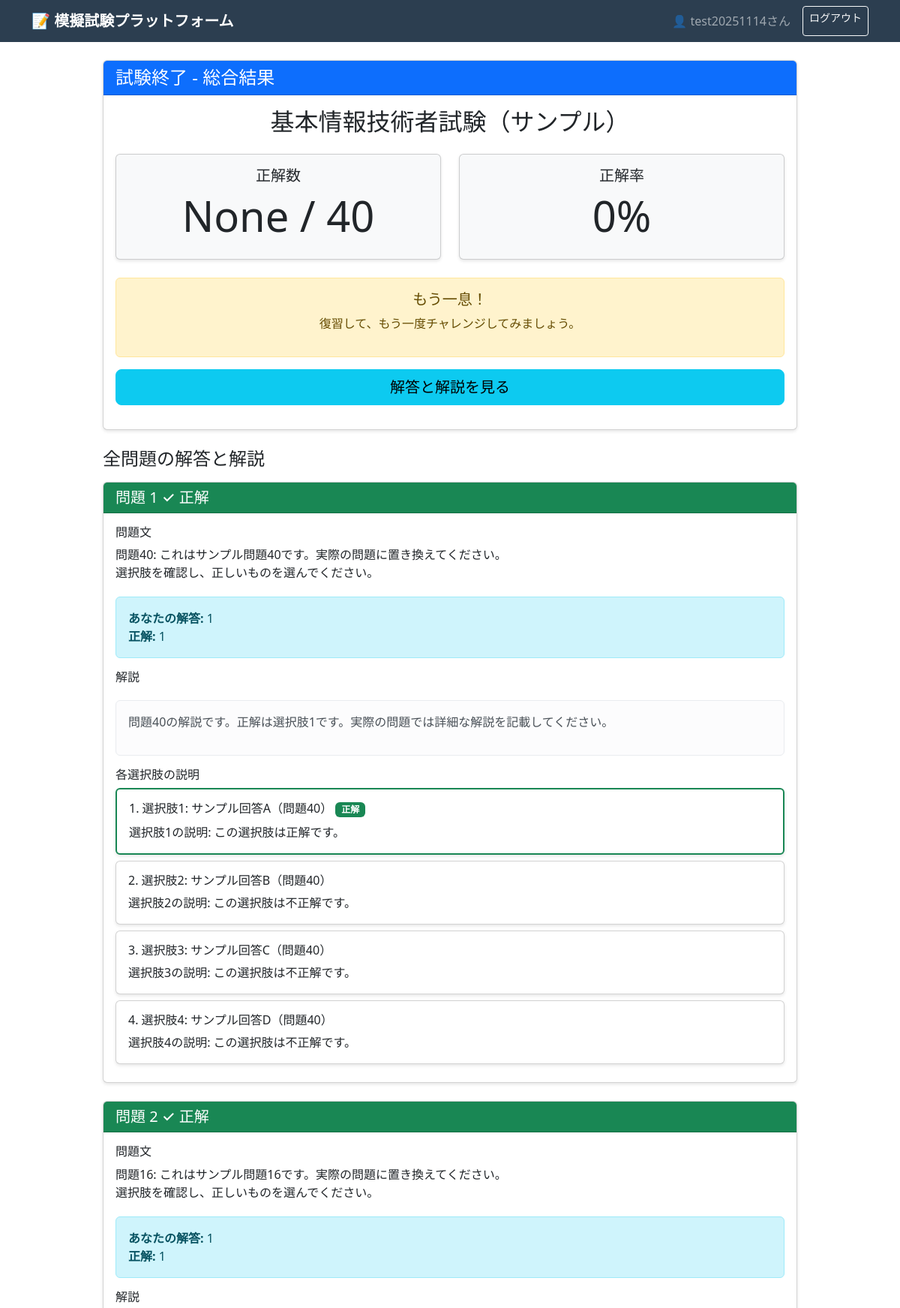
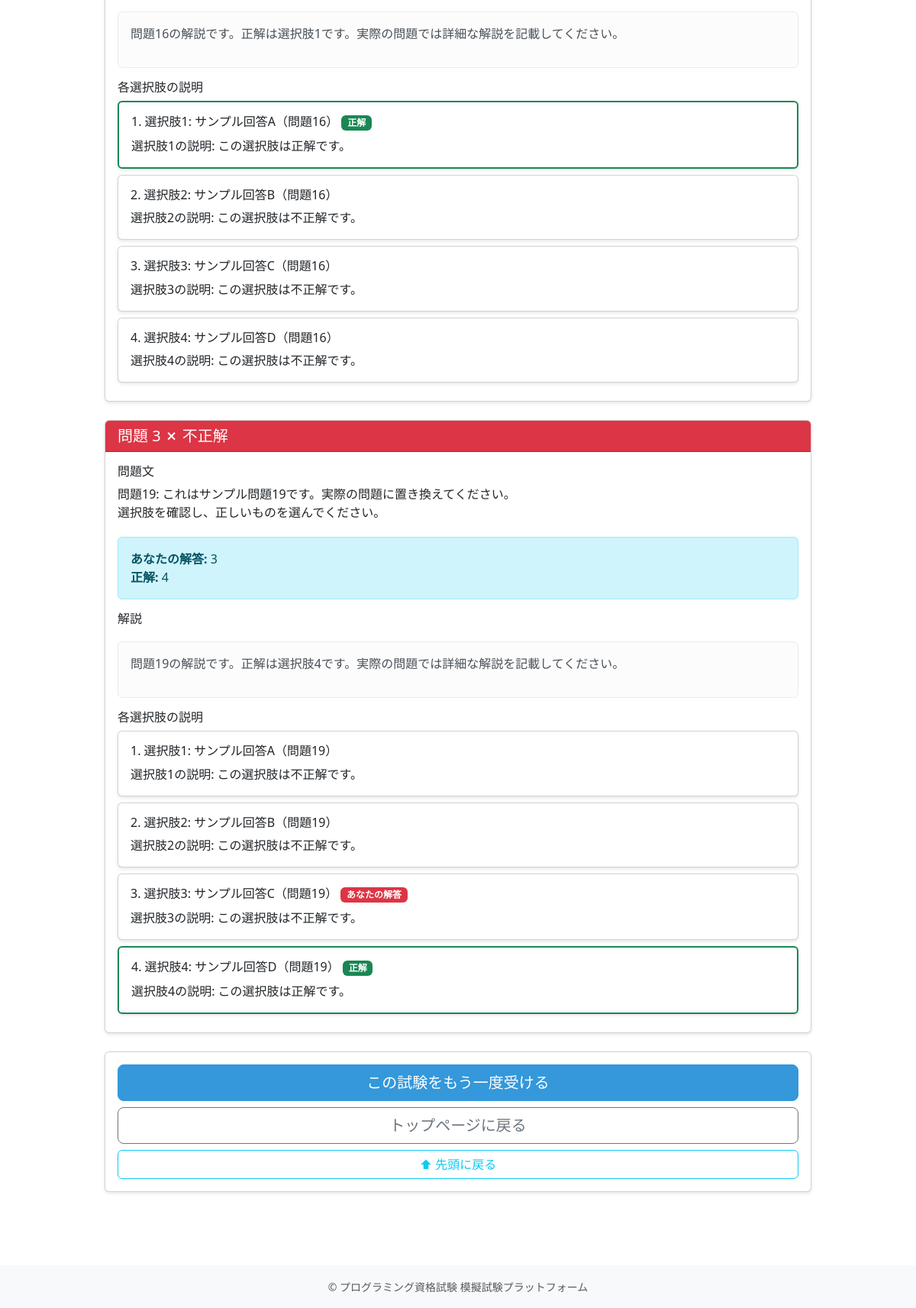
Screenshot of /exam/result/1/ (signed in) with the database file from the repository (2 pictures, top to bottom).
### exam/models.py (models this page shows, shortened)
class User(AbstractUser):
    email = models.EmailField(unique=True)

class ExamSession(models.Model):
    user = models.ForeignKey(
        User,
        on_delete=models.CASCADE,
        related_name='exam_sessions',
        verbose_name="ユーザー"
    )
    exam_set = models.ForeignKey(
        ExamSet,
        on_delete=models.CASCADE,
        verbose_name="試験セット"
    )
    started_at = models.DateTimeField(auto_now_add=True, verbose_name="開始時刻")
    completed_at = models.DateTimeField(null=True, blank=True, verbose_name="完了時刻")
    score = models.IntegerField(null=True, blank=True, verbose_name="得点")
    total_questions = models.IntegerField(verbose_name="総問題数")
    is_completed = models.BooleanField(default=False, verbose_name="完了フラグ")
    class Meta:
        verbose_name = "試験セッション"
        verbose_name_plural = "試験セッション"
        ordering = ['-started_at']
    def get_percentage(self):
        if self.score is not None and self.total_questions > 0:
            return round((self.score / self.total_questions) * 100, 1)
        return 0

class ExamSet(models.Model):
    name = models.CharField(max_length=200, verbose_name="試験名")
    description = models.TextField(blank=True, verbose_name="説明")
    total_questions = models.IntegerField(default=40, verbose_name="問題数")
    created_at = models.DateTimeField(auto_now_add=True)
    updated_at = models.DateTimeField(auto_now=True)
    class Meta:
        verbose_name = "試験セット"
        verbose_name_plural = "試験セット"

class Question(models.Model):
    exam_set = models.ForeignKey(
        ExamSet,
        on_delete=models.CASCADE,
        related_name='questions',
        verbose_name="試験セット"
    )
    question_text = models.TextField(verbose_name="問題文")
    choice_1 = models.CharField(max_length=500, verbose_name="選択肢1")
    choice_2 = models.CharField(max_length=500, verbose_name="選択肢2")
    choice_3 = models.CharField(max_length=500, verbose_name="選択肢3")
    choice_4 = models.CharField(max_length=500, verbose_name="選択肢4")
    correct_answer = models.IntegerField(
        choices=[(1, '1'), (2, '2'), (3, '3'), (4, '4')],
        verbose_name="正解番号"
    )
    explanation = models.TextField(verbose_name="解説")
    explanation_1 = models.TextField(verbose_name="選択肢1の説明")
    explanation_2 = models.TextField(verbose_name="選択肢2の説明")
    explanation_3 = models.TextField(verbose_name="選択肢3の説明")
    explanation_4 = models.TextField(verbose_name="選択肢4の説明")
    created_at = models.DateTimeField(auto_now_add=True)
    class Meta:
        verbose_name = "問題"
        verbose_name_plural = "問題"
    def get_choices(self):
        return [
            self.choice_1,
            self.choice_2,
            self.choice_3,
            self.choice_4
        ]
    def get_explanations(self):
        return [
            self.explanation_1,
            self.explanation_2,
            self.explanation_3,
            self.explanation_4
        ]

class Answer(models.Model):
    session = models.ForeignKey(
        ExamSession,
        on_delete=models.CASCADE,
        related_name='answers',
        verbose_name="試験セッション"
    )
    question = models.ForeignKey(
        Question,
        on_delete=models.CASCADE,
        verbose_name="問題"
    )
    question_order = models.IntegerField(verbose_name="問題順序")
    user_answer = models.IntegerField(
        choices=[(1, '1'), (2, '2'), (3, '3'), (4, '4')],
        verbose_name="ユーザーの解答"
    )
    is_correct = models.BooleanField(verbose_name="正解フラグ")
    answered_at = models.DateTimeField(auto_now_add=True, verbose_name="解答時刻")
    class Meta:
        verbose_name = "解答"
        verbose_name_plural = "解答"
        ordering = ['question_order']

### exam/views.py (the view)
# urls.py: path('exam/result/<int:session_id>/', views.exam_result, name='exam_result'),
@login_required
def exam_result(request, session_id):
    session = get_object_or_404(ExamSession, id=session_id, user=request.user)
    answers = session.answers.all().order_by('question_order')
    results = []
    for answer in answers:
        question = answer.question
        results.append({
            'number': answer.question_order,
            'question': question,
            'answer': answer,
            'choices_with_explanations': [
                (i, choice, explanation)
                for i, (choice, explanation) in enumerate(
                    zip(question.get_choices(), question.get_explanations()),
                    start=1
                )
            ]
        })
    if 'current_exam_session_id' in request.session:
        del request.session['current_exam_session_id']
    if 'question_ids' in request.session:
        del request.session['question_ids']
    if 'current_question_index' in request.session:
        del request.session['current_question_index']
    context = {
        'session': session,
        'results': results,
        'score': session.score,
        'total': session.total_questions,
        'percentage': session.get_percentage()
    }
    return render(request, 'exam/result.html', context)

### exam/templates/exam/result.html (shortened to what this page needs)
{% extends 'exam/base.html' %}
{% block content %}
<div class="row">
    <div class="col-md-10 mx-auto">
        <div class="card mb-4">
            <div class="card-header bg-primary text-white">
                <h4 class="mb-0">試験終了 - 総合結果</h4>
            </div>
            <div class="card-body text-center">
                <h2 class="mb-4">{{ session.exam_set.name }}</h2>
                <div class="row mb-4">
                    <div class="col-md-6">
                        <div class="card bg-light">
                            <div class="card-body">
                                <h5 class="card-title">正解数</h5>
                                <h1 class="display-4">{{ score }} / {{ total }}</h1>
                            </div>
                        </div>
                    </div>
                    <div class="col-md-6">
                        <div class="card bg-light">
                            <div class="card-body">
                                <h5 class="card-title">正解率</h5>
                                <h1 class="display-4">{{ percentage }}%</h1>
                            </div>
                        </div>
                    </div>
                </div>
                {% if percentage >= 80 %}
                <div class="alert alert-success">
                    <h5>素晴らしい！</h5>
                    <p>高得点です。この調子で頑張りましょう！</p>
                </div>
                {% elif percentage >= 70 %}
                <div class="alert alert-info">
                    <h5>よくできました！</h5>
                    <p>合格ラインです。さらに理解を深めましょう。</p>
                </div>
                {% else %}
                <div class="alert alert-warning">
                    <h5>もう一息！</h5>
                    <p>復習して、もう一度チャレンジしてみましょう。</p>
                </div>
                {% endif %}
                <div class="d-grid gap-2 mb-3">
                    <a href="#answers" class="btn btn-info btn-lg">
                        解答と解説を見る
                    </a>
                </div>
            </div>
        </div>
        <div id="answers">
            <h4 class="mb-3">全問題の解答と解説</h4>
            {% for result in results %}
            <div class="card mb-4">
                <div class="card-header {% if result.answer.is_correct %}bg-success{% else %}bg-danger{% endif %} text-white">
                    <h5 class="mb-0">
                        問題 {{ result.number }}
                        {% if result.answer.is_correct %}
                        ✓ 正解
                        {% else %}
                        ✗ 不正解
                        {% endif %}
                    </h5>
                </div>
                <div class="card-body">
                    <div class="mb-3">
                        <h6>問題文</h6>
                        <p style="white-space: pre-line;">{{ result.question.question_text }}</p>
                    </div>
                    <div class="alert alert-info mb-3">
                        <strong>あなたの解答:</strong> {{ result.answer.user_answer }}<br>
                        <strong>正解:</strong> {{ result.question.correct_answer }}
                    </div>
                    <div class="mb-3">
                        <h6>解説</h6>
                        <div class="alert alert-light">
                            <p style="white-space: pre-line;">{{ result.question.explanation }}</p>
                        </div>
                    </div>
                    <div>
                        <h6>各選択肢の説明</h6>
                        {% for number, choice, explanation in result.choices_with_explanations %}
                        <div class="card mb-2 {% if number == result.question.correct_answer %}border-success border-2{% endif %}">
                            <div class="card-body">
                                <h6 class="card-title">
                                    {{ number }}. {{ choice }}
                                    {% if number == result.question.correct_answer %}
                                    <span class="badge bg-success">正解</span>
                                    {% endif %}
                                    {% if number == result.answer.user_answer and not result.answer.is_correct %}
                                    <span class="badge bg-danger">あなたの解答</span>
                                    {% endif %}
                                </h6>
                                <p class="card-text mb-0" style="white-space: pre-line;">{{ explanation }}</p>
                            </div>
                        </div>
                        {% endfor %}
                    </div>
                </div>
            </div>
            {% endfor %}
        </div>
        <div class="card mb-5">
            <div class="card-body">
                <div class="d-grid gap-2">
                    <a href="{% url 'start_exam' session.exam_set.id %}" class="btn btn-primary btn-lg">
                        この試験をもう一度受ける
                    </a>
                    <a href="{% url 'top' %}" class="btn btn-outline-secondary btn-lg">
                        トップページに戻る
                    </a>
                    <a href="#" onclick="window.scrollTo({top: 0, behavior: 'smooth'}); return false;" class="btn btn-outline-info">
                        ⬆ 先頭に戻る
                    </a>
                </div>
            </div>
        </div>
    </div>
</div>
{% endblock %}

### exam/templates/exam/base.html (shortened to what this page needs)
<!DOCTYPE html>
<html lang="ja">
<head>
    <link href="https://cdn.jsdelivr.net/npm/bootstrap@5.3.0/dist/css/bootstrap.min.css" rel="stylesheet">
</head>
<body>
    {% if user.is_authenticated %}
    <nav class="navbar navbar-expand-lg navbar-dark">
        <div class="container">
            <a class="navbar-brand" href="{% url 'top' %}">📝 模擬試験プラットフォーム</a>
            <div class="navbar-nav ms-auto">
                <span class="navbar-text me-3">
                    👤 {{ user.username }}さん
                </span>
                <a href="{% url 'logout' %}" class="btn btn-outline-light btn-sm">ログアウト</a>
            </div>
        </div>
    </nav>
    {% endif %}
    <div class="content">
        <div class="container mt-4">
            {% block content %}{% endblock %}
        </div>
    </div>
    <footer class="bg-light py-3 mt-5">
        <div class="container text-center text-muted">
            <small>&copy; プログラミング資格試験 模擬試験プラットフォーム</small>
        </div>
    </footer>
</body>
</html>

### exam/templates/exam/base.html (style rules this page uses)
body { min-height: 100vh; display: flex; flex-direction: column; }
.content { flex: 1; }
.navbar { background-color: #2c3e50; }
.navbar-brand { font-weight: bold; color: white !important; }
.btn-primary { background-color: #3498db; border-color: #3498db; }
.card { box-shadow: 0 2px 4px rgba(0,0,0,0.1); }
.alert { margin-top: 20px; }

### rows the page displays
User: username "test20251114"
ExamSession: exam_set.name "基本情報技術者試験（サンプル）"
Question: number "1", shows "✓ 正解", question.question_text "問題40: これはサンプル問題40です。実際の問題に置き換えてください。 選択肢を確認し、正しいものを選んでください。", answer.user_answer "1", question.correct_answer "1", question.explanation "問題40の解説です。正解は選択肢1です。実際の問題では詳細な解説を記載してください。", choices_with_explanations "1" "2" "3" "4", choices_with_explanations "選択肢1: サンプル回答A（問題40）" "選択肢2: サンプル回答B（問題40）" "選択肢3: サンプル回答C（問題40）" "選択肢4: サンプル回答D（問題40）", choices_with_explanations "選択肢1の説明: この選択肢は正解です。" "選択肢2の説明: この選択肢は不正解です。" "選択肢3の説明: この選択肢は不正解です。" "選択肢4の説明: この選択肢は不正解です。"
Question: number "2", shows "✓ 正解", question.question_text "問題16: これはサンプル問題16です。実際の問題に置き換えてください。 選択肢を確認し、正しいものを選んでください。", answer.user_answer "1", question.correct_answer "1", question.explanation "問題16の解説です。正解は選択肢1です。実際の問題では詳細な解説を記載してください。", choices_with_explanations "1" "2" "3" "4", choices_with_explanations "選択肢1: サンプル回答A（問題16）" "選択肢2: サンプル回答B（問題16）" "選択肢3: サンプル回答C（問題16）" "選択肢4: サンプル回答D（問題16）", choices_with_explanations "選択肢1の説明: この選択肢は正解です。" "選択肢2の説明: この選択肢は不正解です。" "選択肢3の説明: この選択肢は不正解です。" "選択肢4の説明: この選択肢は不正解です。"
Question: number "3", shows "✗ 不正解", question.question_text "問題19: これはサンプル問題19です。実際の問題に置き換えてください。 選択肢を確認し、正しいものを選んでください。", answer.user_answer "3", question.correct_answer "4", question.explanation "問題19の解説です。正解は選択肢4です。実際の問題では詳細な解説を記載してください。", choices_with_explanations "1" "2" "3" "4", choices_with_explanations "選択肢1: サンプル回答A（問題19）" "選択肢2: サンプル回答B（問題19）" "選択肢3: サンプル回答C（問題19）" "選択肢4: サンプル回答D（問題19）", choices_with_explanations "選択肢1の説明: この選択肢は不正解です。" "選択肢2の説明: この選択肢は不正解です。" "選択肢3の説明: この選択肢は不正解です。" "選択肢4の説明: この選択肢は正解です。"

### other values shown
{{ score }} "None"
{{ total }} "40"
{{ percentage }} "0"
